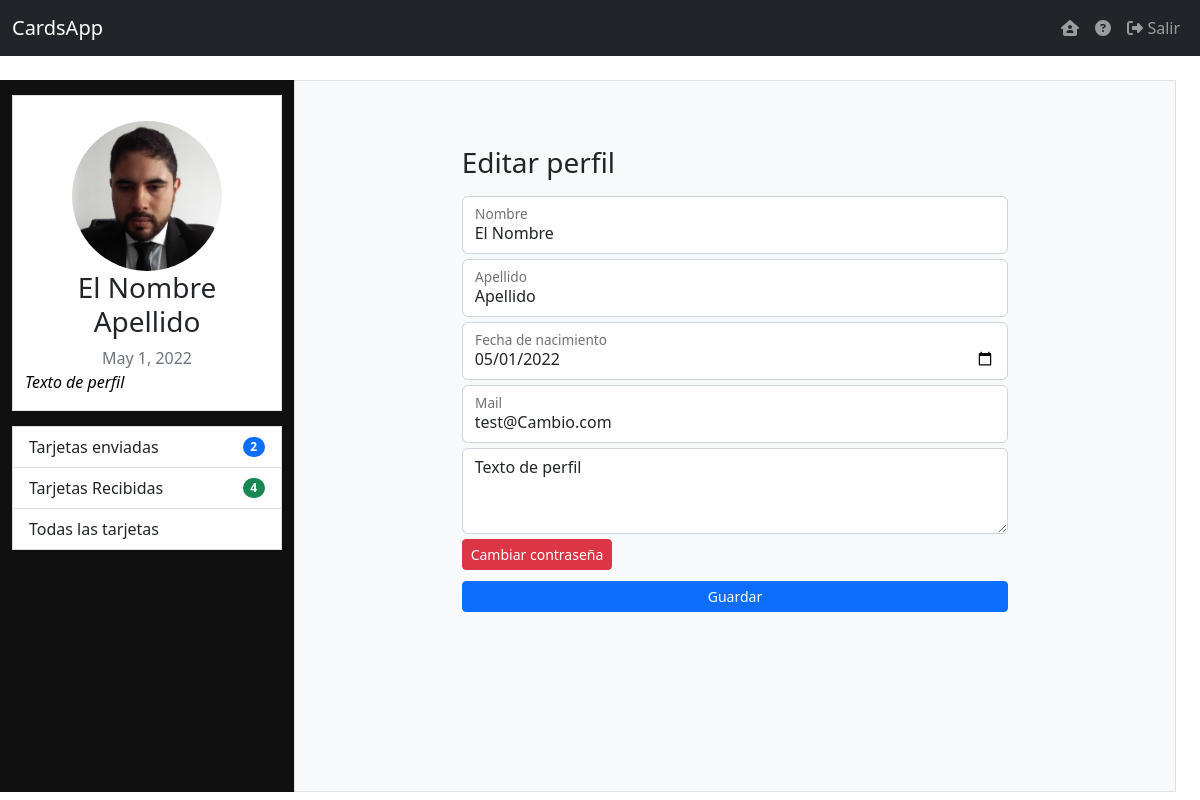
The app's page /editarPerfil (signed in) with its own data.
### main_App/models.py (models this page shows)
class Usuarios(models.Model):
    id_usuario = models.ForeignKey(settings.AUTH_USER_MODEL, on_delete=models.CASCADE)
    cumpleaños = models.DateField(null=True)
    avatar = models.ImageField(upload_to='Avatares/', null = True, blank = True)
    perfil = models.TextField(null=True)
    links = models.IntegerField(null = True)
    estado = models.IntegerField(null=True)

### main_App/views.py (the view, shortened to what this page needs)
# urls.py: path('editarPerfil', views.editarPerfil),
@login_required(login_url='ingresar')
def editarPerfil(request):
    datosUsuario = Usuarios.objects.get(id_usuario=request.user.id)
    perfilcards = ({
        'enviadas' : len(Relacion_Cards.objects.filter(id_usr__iexact = request.user.id)),
        'recibidas': len(Relacion_Cards.objects.filter(id_usr_to__iexact = request.user.id)),
        })
    links = Perfil_Links.objects.filter(id_usr = request.user.id)
    return render(request, 'main/editarperfil.html', {'datos':datosUsuario, 'perfilCards':perfilcards,'links':links})

### main_App/template/main/editarperfil.html (shortened to what this page needs)
{% extends 'main/dashboard.html' %}
{% load static %}
{% block Dashboard %}
<section class="container-fluid col-lg-8 editar-perfil-bg align-content-center">
    <div class="row justify-content-center" style="height: 100%">
    {% if success %}
    <div class="v-row col-lg-6 text-center align-content-center">
        <h3 class="text-success">Perfil editado!</h3>
        <a href="/dashboard">Volver</a>
    </div>
    {% else %}
    <form class="v-row " method="POST" action="editarPerfil">
    <h1 class="h3 mb-3 fw-normal">Editar perfil </h1>
    <div class="form-floating">
        <input type="text" class="form-control form-sm" name="first_name" id="first_name" placeholder="nombre" value="{{ datos.id_usuario.first_name}}">
        <label for="first_name">Nombre</label>
    </div>
    <div class="form-floating">
        <input type="text" class="form-control form-sm" name="last_name" id="last_name" placeholder="Apellido" value="{{ datos.id_usuario.last_name }}">
        <label for="last_name">Apellido</label>
    </div>
    <div class="form-floating">
        <input type="date" class="form-control form-sm" name="cumpleaños" id="cumpleaños" placeholder="Fecha de nacimiento" value="{{ datos.cumpleaños|date:"Y-m-d" }}">
        <label for="cumpleaños">Fecha de nacimiento</label>
    </div>
    <div class="form-floating">
        <input type="email" class="form-control form-sm" name="email" id="email" placeholder="name@example.com" value="{{ datos.id_usuario.email}}">
        <label for="email">Mail</label>
    </div>
    <div class="form-data">
        <textarea class="form-control" name="perfil" id="perfil" rows="3" maxlength="250" placeholder="Texto de perfil">{{ datos.perfil }}</textarea>
    </div>
    <a href="#" data-bs-toggle="modal" data-bs-target="#modal-contraseña"><button class="btn btn-danger btn-sm" type="button">Cambiar contraseña</button></a>
    <button class="w-100 btn btn-sm btn-primary" type="submit" name="btnPerfil" value="btnPerfil">Guardar</button>
    </form>
    {% endif %}
</div>
</section>
{% endblock %}

### main_App/template/main/dashboard.html (shortened to what this page needs)
{% extends './base.html' %}
{% load static %}
{% block Main %}
<div class="row container-fluid ">
    <div class="col-lg-3 perfil">
        <div class="d-grid container border">
            <a href="#" data-bs-toggle="modal" type="button" data-bs-toggle="modal" data-bs-target="#modal-imagen-perfil">
            <img class=" img-fluid mx-auto d-block rounded-circle" data-bs-toggle="tooltip" title="Editar Avatar" src=
            {% if datos.avatar %}
            {{ datos.avatar.url }}
            {% else %}
            "{% static '/assets/img/default-avatar.jpg' %}"
            {% endif %}>
            </a>
            <div class="d-flex justify-content-center  text-center">
                <h3 class="text-center">{{user.get_full_name}} </h3>
            </div>
            <span class="text-muted text-center">{{ datos.cumpleaños }} </span>
            <a href="/editarPerfil" style="text-decoration: none; color:black"  >
                <p class="blockquote text-wrap fst-italic fs-6 text dash-perfil" data-bs-toggle="tooltip" title="Editar Perfil" >
                {% if datos.perfil %}
                {{datos.perfil}}
                {% else %}
                    Click para editar tu informacion de perfil
                {% endif %}
            </p>
            </a>
        </div>
        <ul class="list-group">
            <a class="list-group-item list-group-item-action" href="dashboard?action=enviadas">
            <li class="d-flex justify-content-between align-items-center">
                Tarjetas enviadas
                <span class="badge bg-primary rounded-pill">{{ perfilCards.enviadas }}</span>
            </li>
            </a>
            <a class="list-group-item list-group-item-action" href="dashboard?action=recibidas">
                <li class="d-flex justify-content-between align-items-center">
                    Tarjetas Recibidas
                    <span class="badge bg-success rounded-pill">{{ perfilCards.recibidas }} </span>
                </li>
            </a>
            <a class="list-group-item list-group-item-action" href="dashboard?action=">
              <li class="d-flex justify-content-between align-items-center">
                  Todas las tarjetas
              </li>
          </a>
        </ul>
    </div>
    <div class="col-lg-9 bg-light border dashboard">
    {% block Dashboard %}
    {% endblock %}
    </div>
</div>
{% endblock %}

### main_App/static/assets/css/style.css (style rules this page uses)
section { padding: 60px 0; }
.perfil { margin-top: 25px; background-color: rgba(16, 16, 16); }
.perfil .d-grid { margin-top: 15px; margin-bottom: 15px; background-color: white; }
.perfil img { margin-top:25px; max-height: 150px; }
.perfil ul { border-radius: 0%; }
.perfil .dash-perfil { max-height: 17vh; overflow: scroll; }
.editar-perfil-bg div { margin-top: 5px; margin-bottom: 5px; }
.editar-perfil-bg .btn-danger { margin-bottom: 2%; }
.dashboard { height: 89vh; max-height: 90vh; overflow:auto; }

### records on screen
Usuarios: avatar (picture), cumpleaños "May 1, 2022", perfil "Texto de perfil", first_name "El Nombre", last_name "Apellido", cumpleaños "05/01/2022", email "test@Cambio.com"

### other values on screen
{{ user.get_full_name }} "El Nombre Apellido"
{{ perfilCards.enviadas }} "2"
{{ perfilCards.recibidas }} "4"
